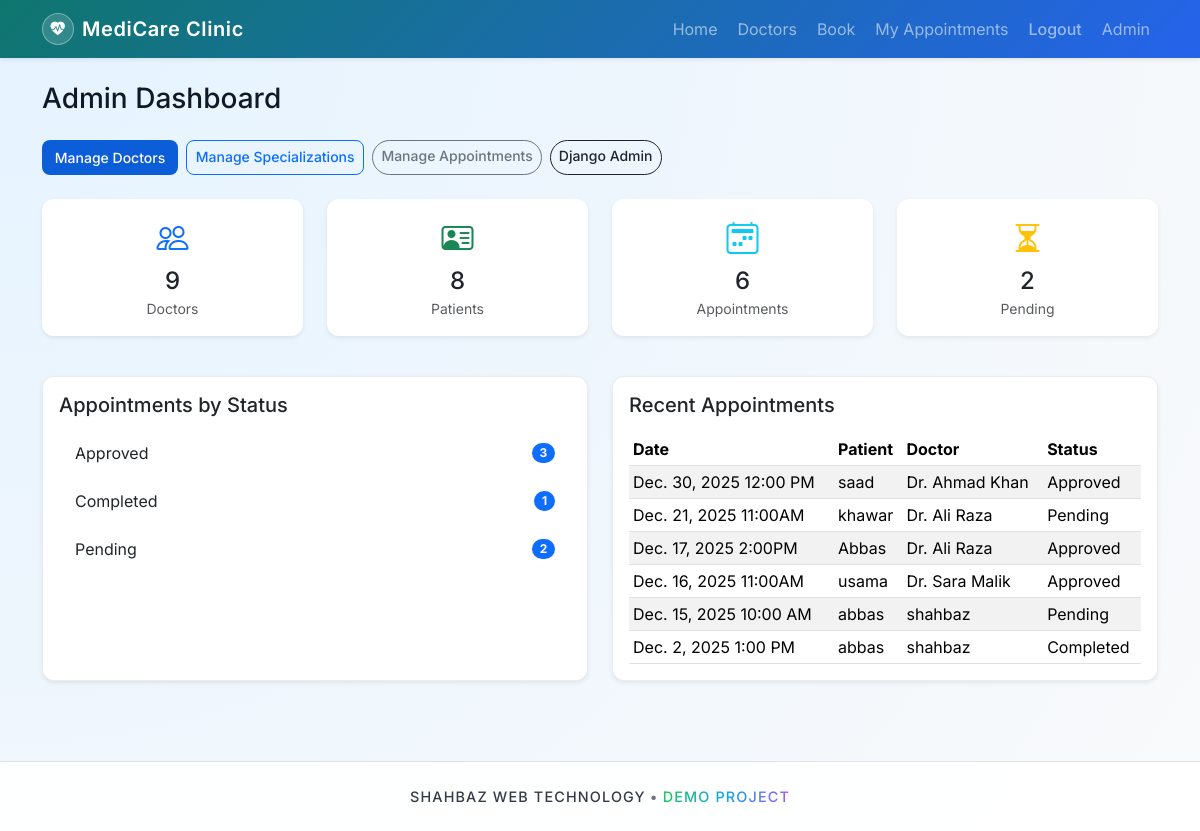
/admin-dashboard/ (signed in), run on the app's committed database.
### core/models.py (models this page shows, shortened)
class Appointment(models.Model):
    STATUS_PENDING = "Pending"
    STATUS_APPROVED = "Approved"
    STATUS_COMPLETED = "Completed"
    STATUS_CHOICES = [
        (STATUS_PENDING, "Pending"),
        (STATUS_APPROVED, "Approved"),
        (STATUS_COMPLETED, "Completed"),
    ]
    patient = models.ForeignKey(Patient, on_delete=models.CASCADE)
    doctor = models.ForeignKey(Doctor, on_delete=models.CASCADE)
    date = models.DateField()
    time = models.CharField(max_length=50)
    status = models.CharField(
        max_length=20,
        choices=STATUS_CHOICES,
        default=STATUS_PENDING,
    )
    notes = models.TextField(blank=True)
    created_at = models.DateTimeField(auto_now_add=True)
    class Meta:
        ordering = ["-date", "-time"]
        unique_together = ("doctor", "date", "time")

class Patient(models.Model):
    name = models.CharField(max_length=200)
    phone = models.CharField(max_length=20)
    email = models.EmailField(unique=True)
    user = models.OneToOneField("auth.User", on_delete=models.CASCADE, null=True, blank=True)
    created_at = models.DateTimeField(auto_now_add=True)
    class Meta:
        ordering = ["name"]

class Doctor(models.Model):
    name = models.CharField(max_length=200)
    specialization = models.ForeignKey(
        Specialization, on_delete=models.SET_NULL, null=True, blank=True
    )
    experience = models.IntegerField(help_text="Experience in years")
    fees = models.IntegerField(help_text="Consultation fees in local currency")
    available_days = models.CharField(
        max_length=200,
        help_text="Comma separated days e.g. Mon,Tue,Fri",
    )
    time_slots = models.CharField(
        max_length=300,
        help_text="Comma separated time slots e.g. 10:00 AM,11:30 AM",
    )
    biography = models.TextField(blank=True)
    created_at = models.DateTimeField(auto_now_add=True)
    class Meta:
        ordering = ["name"]

### core/views.py (the view)
# urls.py: path("admin-dashboard/", views.admin_dashboard, name="admin_dashboard"),
@staff_required()
def admin_dashboard(request):
    stats = {
        "doctors": Doctor.objects.count(),
        "patients": Patient.objects.count(),
        "appointments": Appointment.objects.count(),
        "pending": Appointment.objects.filter(
            status=Appointment.STATUS_PENDING
        ).count(),
    }
    appointments_by_status = (
        Appointment.objects.values("status").annotate(total=Count("id"))
    )
    recent_appointments = Appointment.objects.select_related("doctor", "patient")[:10]
    return render(
        request,
        "admin/dashboard.html",
        {
            "stats": stats,
            "appointments_by_status": appointments_by_status,
            "recent_appointments": recent_appointments,
        },
    )

### core/views.py (called while the page is built)
def staff_required():
    return user_passes_test(
        lambda user: user.is_staff, login_url="/admin/login/"
    )

### templates/admin/dashboard.html (shortened to what this page needs)
{% extends "base.html" %}
{% block content %}
<h1 class="h3 mb-4">Admin Dashboard</h1>
<div class="mb-4 d-flex flex-wrap gap-2">
    <a href="{% url 'admin_doctors' %}" class="btn btn-primary btn-sm">
        Manage Doctors
    </a>
    <a href="{% url 'admin_specializations' %}" class="btn btn-outline-primary btn-sm">
        Manage Specializations
    </a>
    <a href="{% url 'admin_appointments' %}" class="btn btn-outline-secondary btn-sm">
        Manage Appointments
    </a>
    <a href="/admin/" class="btn btn-outline-dark btn-sm">
        Django Admin
    </a>
</div>
<div class="row mb-4">
    <div class="col-md-3 mb-3">
        <div class="card border-0 shadow-sm">
            <div class="card-body text-center">
                <div class="fs-2 text-primary mb-1"><i class="bi bi-people"></i></div>
                <h4 class="mb-0">{{ stats.doctors }}</h4>
                <small class="text-muted">Doctors</small>
            </div>
        </div>
    </div>
    <div class="col-md-3 mb-3">
        <div class="card border-0 shadow-sm">
            <div class="card-body text-center">
                <div class="fs-2 text-success mb-1"><i class="bi bi-person-vcard"></i></div>
                <h4 class="mb-0">{{ stats.patients }}</h4>
                <small class="text-muted">Patients</small>
            </div>
        </div>
    </div>
    <div class="col-md-3 mb-3">
        <div class="card border-0 shadow-sm">
            <div class="card-body text-center">
                <div class="fs-2 text-info mb-1"><i class="bi bi-calendar2-week"></i></div>
                <h4 class="mb-0">{{ stats.appointments }}</h4>
                <small class="text-muted">Appointments</small>
            </div>
        </div>
    </div>
    <div class="col-md-3 mb-3">
        <div class="card border-0 shadow-sm">
            <div class="card-body text-center">
                <div class="fs-2 text-warning mb-1"><i class="bi bi-hourglass-split"></i></div>
                <h4 class="mb-0">{{ stats.pending }}</h4>
                <small class="text-muted">Pending</small>
            </div>
        </div>
    </div>
</div>
<div class="row">
    <div class="col-md-6 mb-4">
        <div class="card shadow-sm h-100">
            <div class="card-body">
                <h2 class="h5 mb-3">Appointments by Status</h2>
                <ul class="list-group list-group-flush">
                    {% for row in appointments_by_status %}
                        <li class="list-group-item d-flex justify-content-between align-items-center">
                            {{ row.status }}
                            <span class="badge bg-primary rounded-pill">{{ row.total }}</span>
                        </li>
                    {% empty %}
                        <li class="list-group-item text-muted">No appointments yet.</li>
                    {% endfor %}
                </ul>
            </div>
        </div>
    </div>
    <div class="col-md-6 mb-4">
        <div class="card shadow-sm h-100">
            <div class="card-body">
                <h2 class="h5 mb-3">Recent Appointments</h2>
                <div class="table-responsive">
                    <table class="table table-sm table-striped align-middle mb-0">
                        <thead>
                        <tr>
                            <th>Date</th>
                            <th>Patient</th>
                            <th>Doctor</th>
                            <th>Status</th>
                        </tr>
                        </thead>
                        <tbody>
                        {% for appt in recent_appointments %}
                            <tr>
                                <td>{{ appt.date }} {{ appt.time }}</td>
                                <td>{{ appt.patient.name }}</td>
                                <td>{{ appt.doctor.name }}</td>
                                <td>{{ appt.status }}</td>
                            </tr>
                        {% empty %}
                            <tr>
                                <td colspan="4" class="text-muted">No appointments yet.</td>
                            </tr>
                        {% endfor %}
                        </tbody>
                    </table>
                </div>
            </div>
        </div>
    </div>
</div>
{% endblock %}

### static/css/style.css (style rules this page uses)
:root { --bg-body: radial-gradient(circle at top left, #e5f3ff, #f9fafb); --bg-card: #ffffff; --bg-card-soft: #eff6ff; --bg-navbar: linear-gradient(135deg, #0f766e, #2563eb); --border-subtle: rgba(15, 23, 42, 0.08); --text-main: #111827; --text-muted: #6b7280; --shadow-soft: 0 0.75rem 1.5rem rgba(15, 23, 42, 0.12); --primary: #0b5ed7; --accent: #20c997; --radius-lg: 12px; --radius-sm: 8px; --muted-2: rgba(15,23,42,0.6); }
body, button, input, select, textarea { font-family: 'Inter', system-ui, -apple-system, 'Segoe UI', Roboto, 'Helvetica Neue', Arial; }
body.app-body { background: var(--bg-body); min-height: 100vh; color: var(--text-main); transition: background 0.25s ease, color 0.25s ease; }
.card { border-radius: 0.75rem; background-color: var(--bg-card); border-color: var(--border-subtle); transition: transform 0.2s ease, box-shadow 0.2s ease, background-color 0.25s ease, border-color 0.25s ease; }
.card.shadow-sm, .card.shadow { box-shadow: 0 0.25rem 0.8rem rgba(15, 23, 42, 0.08); }
.btn { border-radius: 999px; font-weight: 500; transition: transform 0.15s ease, box-shadow 0.15s ease, background-color 0.15s ease, border-color 0.15s ease; }
.btn-primary { background: var(--primary); border: none; padding: .45rem .8rem; border-radius: 8px; }
.btn-outline-primary { border-radius: 8px; }
.list-group-item { border: 0; border-radius: 0.6rem; margin-bottom: 0.5rem; }
.btn-outline-primary { border-radius: 8px; padding: .35rem .55rem; }

### data on the page
Appointment: status "Completed", total "1", date "Dec. 2, 2025", time "1:00 PM", patient.name "abbas", doctor.name "shahbaz"
Appointment: status "Pending", total "2", date "Dec. 15, 2025", time "10:00 AM", patient.name "abbas", doctor.name "shahbaz"
Appointment: date "Dec. 30, 2025", time "12:00 PM", patient.name "saad", doctor.name "Dr. Ahmad Khan", status "Approved"
Appointment: date "Dec. 21, 2025", time "11:00AM", patient.name "khawar", doctor.name "Dr. Ali Raza", status "Pending"
Appointment: date "Dec. 17, 2025", time "2:00PM", patient.name "Abbas", doctor.name "Dr. Ali Raza", status "Approved"
Appointment: date "Dec. 16, 2025", time "11:00AM", patient.name "usama", doctor.name "Dr. Sara Malik", status "Approved"

### other printed values
{{ stats.doctors }} "9"
{{ stats.patients }} "8"
{{ stats.appointments }} "6"
{{ stats.pending }} "2"
{{ row.status }} "Approved"
{{ row.total }} "3"
